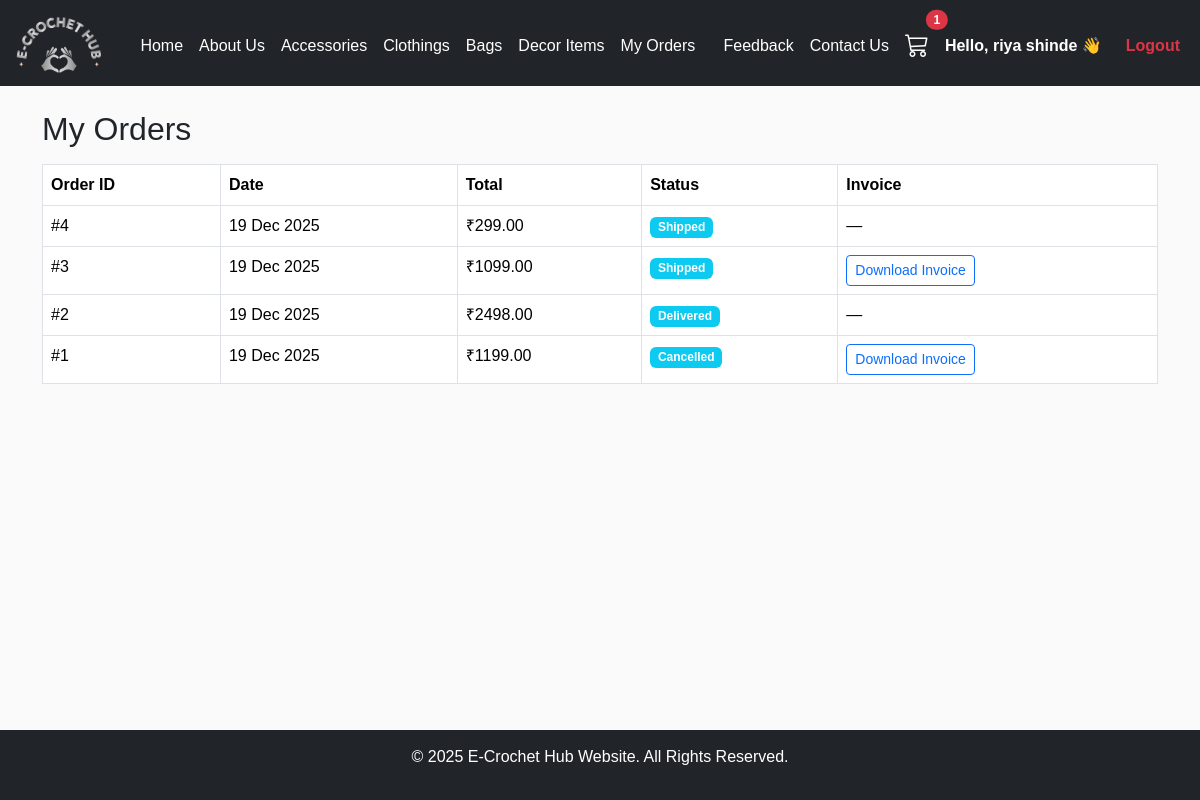
Screenshot of /my_orders/ (signed in) with the database file from the repository.
### app/models.py (models this page shows, shortened)
class Order(models.Model):
    user = models.ForeignKey(User, on_delete=models.CASCADE)
    total_amount = models.DecimalField(max_digits=10, decimal_places=2)
    full_name = models.CharField(max_length=200)
    phone = models.CharField(max_length=20)
    address = models.TextField()
    payment_method = models.CharField(
        max_length=20,
        choices=[
            ("COD", "Cash on Delivery"),
            ("ONLINE", "Online Payment")
        ]
    )
    payment_status = models.CharField(
        max_length=20,
        default="Pending",
        choices=[
            ("Pending", "Pending"),
            ("Paid", "Paid"),
            ("Failed", "Failed")
        ]
    )
    order_status = models.CharField(
        max_length=20,
        choices=[
            ("Placed", "Order Placed"),
            ("Shipped", "Shipped"),
            ("Delivered", "Delivered"),
            ("Cancelled", "Cancelled")
        ],
        default="Placed"
    )
    created_at = models.DateTimeField(auto_now_add=True)

### app/views.py (the view)
# urls.py: path("my_orders/", views.my_orders, name="my_orders"),
@login_required
def my_orders(request):
    orders = Order.objects.filter(user=request.user).order_by('-created_at')
    return render(request, 'my_orders.html', {'orders': orders})

### app/context_processors.py (called while the page is built)
def cart_count(request):
    if request.user.is_authenticated:
        return {
            "cart_count": Cart.objects.filter(user=request.user).count()
        }
    return {"cart_count": 0}

### templates/my_orders.html
{% extends "base.html" %}
{% block content %}
<div class="container mt-4">
    <h2>My Orders</h2>
    {% if orders %}
    <table class="table table-bordered mt-3">
        <thead>
            <tr>
                <th>Order ID</th>
                <th>Date</th>
                <th>Total</th>
                <th>Status</th>
                <th>Invoice</th>
            </tr>
        </thead>
        <tbody>
        {% for order in orders %}
            <tr>
                <td>#{{ order.id }}</td>
                <td>{{ order.created_at|date:"d M Y" }}</td>
                <td>₹{{ order.total_amount }}</td>
                <td>
                    <span class="badge bg-info">
                        {{ order.order_status }}
                    </span>
                </td>
                <td>
            {% if order.payment_method == "ONLINE" and order.payment_status == "Paid" %}
                <a href="{% url 'download_invoice' order.id %}"
                   class="btn btn-sm btn-outline-primary">
                    Download Invoice
                </a>
            {% else %}
                —
            {% endif %}
        </td>
            </tr>
        {% endfor %}
        </tbody>
    </table>
    {% else %}
        <p>No orders found.</p>
    {% endif %}
</div>
{% endblock %}

### templates/base.html (shortened to what this page needs)
<!DOCTYPE html>
<html lang="en">
{% load static %}
<head>
    <link rel="stylesheet" href="https://cdn.jsdelivr.net/npm/bootstrap@5.3.2/dist/css/bootstrap.min.css">
    <link rel="stylesheet" href="https://cdn.jsdelivr.net/npm/bootstrap-icons@1.11.1/font/bootstrap-icons.css">
    <link rel="stylesheet" href="{% static 'home.css' %}">
    <link rel="stylesheet" href="{% static 'app/home.css' %}">
</head>
<body>
<nav class="navbar navbar-expand-lg navbar-dark bg-dark">
    <div class="container-fluid">
        <a class="navbar-brand d-flex align-items-center" href="/">
            <img src="{% static 'images/logo.png' %}" style="height: 60px; margin-right: 10px;border-radius: 15px;">
        </a>
        <div class="collapse navbar-collapse" id="navbarNav">
            <ul class="navbar-nav me-auto">
    <li class="nav-item">
        <a class="nav-link {% if request.path == '/' %}active{% endif %}" href="{% url 'home' %}">Home</a>
    </li>
    <li class="nav-item">
        <a class="nav-link {% if '/about' in request.path %}active{% endif %}" href="{% url 'about' %}">About Us</a>
    </li>
    <li class="nav-item">
        <a class="nav-link {% if '/accessories' in request.path %}active{% endif %}" href="/accessories">Accessories</a>
    </li>
    <li class="nav-item">
        <a class="nav-link {% if '/clothings' in request.path %}active{% endif %}" href="/clothings">Clothings</a>
    </li>
    <li class="nav-item">
        <a class="nav-link {% if '/bags' in request.path %}active{% endif %}" href="/bags">Bags</a>
    </li>
    <li class="nav-item">
        <a class="nav-link {% if '/decor_items' in request.path %}active{% endif %}" href="/decor_items">Decor Items</a>
    </li>
    <li class="nav-item">
        <a class="nav-link" href="{% url 'my_orders' %}">My Orders</a>
    </li>
</ul>
<ul class="navbar-nav align-items-center">
    <li class="nav-item">
        <a class="nav-link {% if '/feedback' in request.path %}active{% endif %}" href="/feedback">Feedback</a>
    </li>
    <li class="nav-item">
        <a class="nav-link {% if '/contact' in request.path %}active{% endif %}" href="/contact">Contact Us</a>
    </li>
    <li class="nav-item position-relative">
        <a href="/cart" class="nav-link {% if '/cart' in request.path %}active{% endif %}">
            <i class="bi bi-cart3 fs-4"></i>
            {% if cart_count > 0 %}
            <span class="position-absolute top-0 start-100 translate-middle badge rounded-pill bg-danger">
                {{ cart_count }}
            </span>
            {% endif %}
        </a>
    </li>
                {% if request.user.is_authenticated %}
                <li class="nav-item">
                    <span class="nav-link text-white fw-bold">
                        Hello, {{ request.user.username }} 👋
                    </span>
                </li>
                <li class="nav-item ms-2">
                    <a href="/logout" class="nav-link text-danger fw-bold">
                        Logout
                    </a>
                </li>
                {% endif %}
</ul>
        </div>
    </div>
</nav>
    <div class="content-wrap">
        {% block content %}{% endblock %}
    </div>
    <footer>
        <p>© 2025 E-Crochet Hub Website. All Rights Reserved.</p>
    </footer>
</body>
</html>

### static/home.css (style rules this page uses)
* { margin: 0; padding: 0; box-sizing: border-box; }
body { background: #fafafa; font-family: Arial, sans-serif; padding-bottom: 70px; }
.navbar-brand img { border-radius: 10px; }
.nav-link { font-size: 16px; color: white; }
.navbar-nav .nav-link { position: relative; padding-bottom: 3px; }
.navbar-nav .nav-link::after { content: ""; position: absolute; left: 0; bottom: 0; width: 0%; height: 2px; background: white; transition: 0.3s; }

### templates/base.html (style rules this page uses)
body, html { height: 100%; margin: 0; }
.content-wrap { min-height: calc(100vh - 180px); display: block; }
footer { background: #212529; color: white; text-align: center; padding: 15px 0; margin-top: auto; }

### rows the page displays
Order: id "4", created_at "19 Dec 2025", total_amount "299.00", order_status "Shipped"
Order: id "3", created_at "19 Dec 2025", total_amount "1099.00", order_status "Shipped", payment_method "Download Invoice"
Order: id "2", created_at "19 Dec 2025", total_amount "2498.00", order_status "Delivered"
Order: id "1", created_at "19 Dec 2025", total_amount "1199.00", order_status "Cancelled", payment_method "Download Invoice"

### other values shown
{{ cart_count }} "1"
{{ request.user.username }} "riya shinde"
